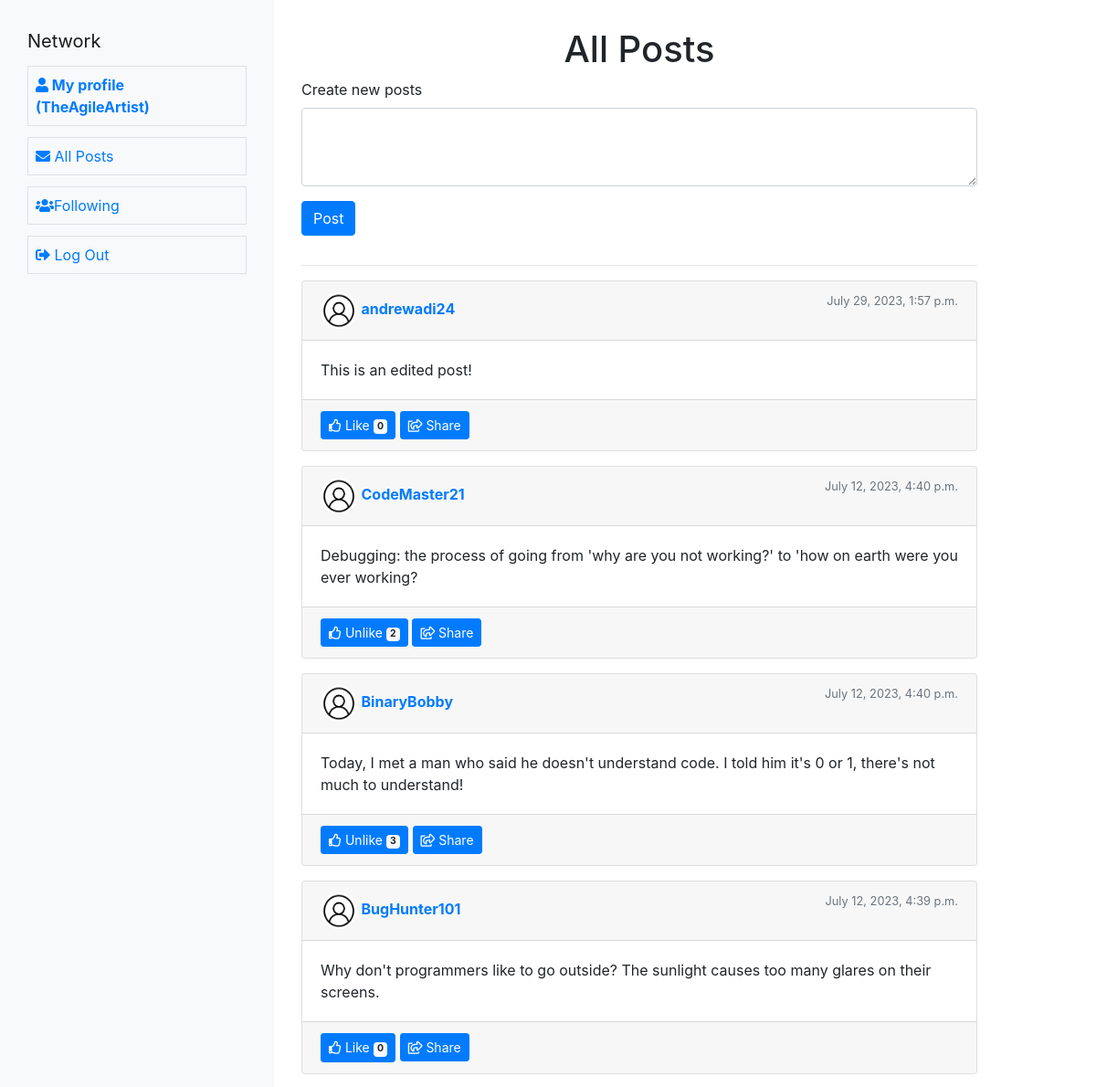
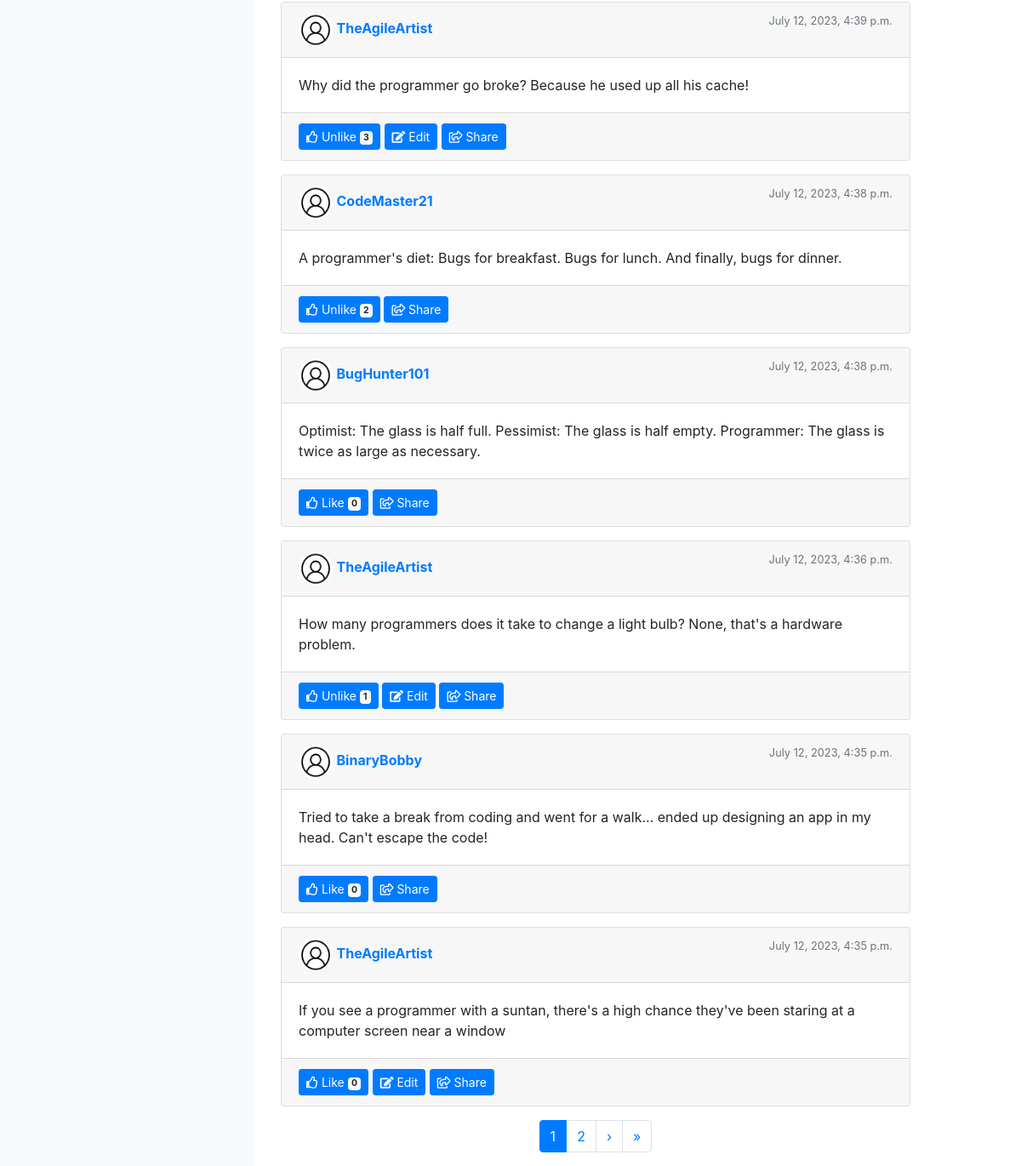
The page / (signed in) on the database its author committed (2 pictures, top to bottom).
### network/models.py (models this page shows, shortened)
class User(AbstractUser):
    pass

class Post(models.Model):
    user = models.ForeignKey(User, on_delete=models.CASCADE)
    content = models.TextField()
    like_count = models.PositiveIntegerField(default=0)
    date = models.DateTimeField(auto_now_add=True)

### network/views.py (the view)
# urls.py: path("", views.index, name="index"),
def index(request):
    posts = Post.objects.all().order_by('-date')
    for p in posts:
        if request.user.is_authenticated:
            p.is_liked = Like.objects.filter(liked_post=p, user=request.user).exists()
        else:
            p.is_liked = False
    posts_per_page = 10
    paginator = Paginator(posts, posts_per_page)
    page_number = request.GET.get('page')  # Get the current page number from the request's query parameters
    page_obj = paginator.get_page(page_number)  # Get the Page object for the current page number
    context = {'page_obj': page_obj}
    return render(request, "network/index.html", context)

### network/templates/network/index.html (shortened to what this page needs)
{% extends "network/layout.html" %}
{% block body %}
<div class="container main">
  <h1 class="text-center">All Posts</h1>
  {% if request.user.is_authenticated%}
  <div class="row">
    <div class="col-12">
      <form id="create_new_form" action=' {% url "create_post"  %}' method="POST">
        <div class="form-group">
          <label for="exampleFormControlTextarea1">Create new posts</label>
          <textarea name='content' class="form-control" id="exampleFormControlTextarea1" rows="3"></textarea>
          <button class="btn btn-primary mt-3" id='create_new_btn'>Post</button>
        </div>
      </form>
    </div>
  </div>
  <hr>
  {% endif %}
  <div class="row">
    {% for post in page_obj%}
    <div class="col-12 mb-3">
      <div class="card">
        <div class="card-header d-flex justify-content-between">
          <a href="{% url 'profile' post.user.username %}">
            <div>
              <img
                alt="Profile Picture" class="rounded-circle" style="width: 40px; height: 40px;">
              <strong>{{post.user}}</strong>
            </div>
          </a>
          <small class="text-muted">{{ post.date }}</small>
        </div>
        <div class="card-body" id="body_{{post.id}}">
          <p class="card-text">{{post.content}}</p>
        </div>
        <div class="card-footer">
          {% if user.is_authenticated%}
          <button type="button" id="likeButton_{{post.pk}}" class="btn btn-primary btn-sm like_btn"
            data-postid="{{post.pk}}" data-likecount="{{post.like_count}}">
            <i class="far fa-thumbs-up"></i> {% if post.is_liked%} Unlike {% else %} Like{% endif %}
            <span class="badge badge-light">{{post.like_count}}</span>
          </button>
          {% endif %}
          {% if request.user == post.user%}
          <button type ="button" class="btn btn-primary btn-sm edit_btn" data-postid = '{{post.pk}}' data-content = '{{post.content}}' id = 'edit_{{post.pk}}'><i class="fas fa-edit"></i> Edit</button>
          {% endif %}
          <button type="button" class="btn btn-primary btn-sm"><i class="far fa-share-square"></i> Share</button>
        </div>
      </div>
    </div>
    {% endfor %}
    <div class="pagination-container">
      <nav aria-label="Page navigation example">
        <ul class="pagination">
          {% if page_obj.object_list %}
          {% for num in page_obj.paginator.page_range %}
          <li class="page-item {% if page_obj.number == num %}active{% endif %}">
            <a class="page-link" href="?page={{ num }}">{{ num }}</a>
          </li>
          {% endfor %}
          {% endif %}
          {% if page_obj.has_next %}
          <li class="page-item">
            <a class="page-link" href="?page={{ page_obj.next_page_number }}" aria-label="Next">
              <span aria-hidden="true">&rsaquo;</span>
            </a>
          </li>
          <li class="page-item">
            <a class="page-link" href="?page={{ page_obj.paginator.num_pages }}" aria-label="Last">
              <span aria-hidden="true">&raquo;</span>
            </a>
          </li>
          {% endif %}
        </ul>
      </nav>
    </div>
  </div>
</div>
</div>
{% endblock %}

### network/templates/network/layout.html (shortened to what this page needs)
{% load static %}
<!DOCTYPE html>
<html lang="en">
<head>
    <link rel="stylesheet" href="https://stackpath.bootstrapcdn.com/bootstrap/4.4.1/css/bootstrap.min.css"
>
    <link href="{% static 'network/styles.css' %}" rel="stylesheet">
    <link rel="stylesheet" href="https://cdnjs.cloudflare.com/ajax/libs/font-awesome/5.15.3/css/all.min.css" />
</head>
<body>
    <div class="container-fluid">
        <div class="row">
            <div class="col-sm-5 col-md-4 col-lg-3 bg-warning p-0 desktop">
                <nav class="flex-column nav navbar-expand-lg navbar-light bg-light mynav">
                    <a class="navbar-brand" href="#">Network</a>
                    <ul class="mr-auto">
                        {% if request.user.is_authenticated %}
                        <li class="nav-item border">
                            <a class="nav-link" href="{% url 'profile' request.user.username %}"><strong><i class="fas fa-user"></i> My profile ({{ request.user.username }})</strong></a>
                        </li>
                        {% endif %}
                        <li class="nav-item border">
                            <a class="nav-link" href="{% url 'index' %}"> <i class="fas fa-envelope"></i> All Posts</a>
                        </li>
                        {% if user.is_authenticated %}
                        <li class="nav-item border">
                            <a class="nav-link" href="{% url 'following_page' %}"><i class="fas fa-users"></i>Following</a>
                        </li>
                        <li class="nav-item border">
                            <a class="nav-link" href="{% url 'logout' %}"><i class="fas fa-sign-out-alt"></i> Log
                                Out</a>
                        </li>
                        {% endif %}
                    </ul>
                </nav>
            </div>
            <div class="col-sm-7 col-md-8">
                {% block body %}
                {% endblock %}
            </div>
        </div>
</body>
</html>

### network/static/network/styles.css (style rules this page uses)
.mynav { min-height: 100vh; height: 100%; padding: 30px; }
.mynav ul, .mynav ul li, .mynav a { list-style-type: none; padding: 0px; width: 100%; }
.mynav ul li { padding: 0.5rem; margin-top: 0.75rem; }
.main { padding-top: 30px; }
.pagination-container { display: flex; width: 100%; justify-content: center; align-items: center; }

### rows shown on the page
User: user.username "TheAgileArtist"
Post: user "andrewadi24", date "July 29, 2023, 1:57 p.m.", content "This is an edited post!", shows "Like", like_count "0"
Post: user "CodeMaster21", date "July 12, 2023, 4:40 p.m.", content "Debugging: the process of going from 'why are you not working?' to 'how on earth were you ever working?", shows "Unlike", like_count "2"
Post: user "BinaryBobby", date "July 12, 2023, 4:40 p.m.", content "Today, I met a man who said he doesn't understand code. I told him it's 0 or 1, there's not much to understand!", shows "Unlike", like_count "3"
Post: user "BugHunter101", date "July 12, 2023, 4:39 p.m.", content "Why don't programmers like to go outside? The sunlight causes too many glares on their screens.", shows "Like", like_count "0"
Post: user "TheAgileArtist", date "July 12, 2023, 4:39 p.m.", content "Why did the programmer go broke? Because he used up all his cache!", shows "Unlike", like_count "3"
Post: user "CodeMaster21", date "July 12, 2023, 4:38 p.m.", content "A programmer's diet: Bugs for breakfast. Bugs for lunch. And finally, bugs for dinner.", shows "Unlike", like_count "2"
Post: user "BugHunter101", date "July 12, 2023, 4:38 p.m.", content "Optimist: The glass is half full. Pessimist: The glass is half empty. Programmer: The glass is twice as large as necessary.", shows "Like", like_count "0"
Post: user "TheAgileArtist", date "July 12, 2023, 4:36 p.m.", content "How many programmers does it take to change a light bulb? None, that's a hardware problem.", shows "Unlike", like_count "1"
Post: user "BinaryBobby", date "July 12, 2023, 4:35 p.m.", content "Tried to take a break from coding and went for a walk... ended up designing an app in my head. Can't escape the code!", shows "Like", like_count "0"
Post: user "TheAgileArtist", date "July 12, 2023, 4:35 p.m.", content "If you see a programmer with a suntan, there's a high chance they've been staring at a computer screen near a window", shows "Like", like_count "0"

### other values the page prints
{{ num }} "1" "2"
